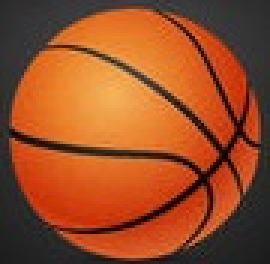
#> input picture basketball.jpg, 90 x 88 px, found by its file name (shown 3 times larger)
$ jupyter execute --allow-errors Working_With_Images_4.ipynb
#> lines starting #> are read from the running program, lines starting #| are printed output that depends on the picture
Let's explore numpy arrays and images by making an image of a basketball bounce around. We'll do this by making a large black image as our background, then paste in a small image of a basketball (called a "sprite"). We will repeat this process, moving the location of the sprite to simulate a ball bouncing off the edges of the black background.

We will start by mounting our dataset of images and video.

[cell 1]
from google.colab import drive
#import matplotlib.pyplot as plt
from IPython import display
import cv2
from google.colab.patches import cv2_imshow
drive.mount('/content/drive')

Next we will load the image we will use as our sprite, and resize it so it's small enough to fit in our display.

TO DO AND NOTICE:
1. Change the size of the sprite (spriteX,spriteY).
2. Use an image of plankton instead of the image of the basketball. You can find images of plankton in the "/content/drive/MyDrive/SCIP_DATA/Images/TEST_IMAGE/" directory.

[cell 2]
import random
import numpy as np

spriteX=50; spriteY=50

##################################### IMAGE STUFF ######################################
print('start program')

#loading image
ball = r'/content/drive/MyDrive/SCIP_DATA/Images/basketball.jpg'
colorIM = cv2.imread(ball) #Read the colored image
#> colorIM is the input picture: shape (88, 90, 3); mean B, G, R 38.1, 77.2, 151.8
print('colorIM shape',colorIM.shape)
#| colorIM shape (88, 90, 3)
spriteIM=cv2.resize(colorIM,(spriteX,spriteY))
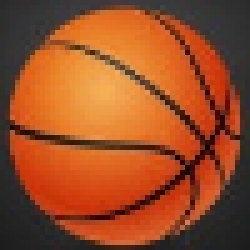
#> spriteIM: shape (50, 50, 3) (shown 5 times larger); mean B, G, R 38, 77.1, 151.7
cv2_imshow(colorIM)
cv2_imshow(spriteIM)

Now we will create the background as a large two-dimensional array, where each cell of the array represents the brighness of a pixel, with 0=black, 255=white, and every value in between (1-254) shades of gray. Then we will paste the sprite into the image by copying the sprite image, pixel by pixel, into the background array at location x0,y0.

TO DO AND NOTICE:
3.   Print the size of displayIM[y0:y0+spriteY,x0:x0+spriteX,:] and the size of spriteIM  using the foo.shape  command (where foo is the array). Notice that they are both the same.
4.  What happens if the they are different, for example by adding 1 to the width, as in displayIM[y0:y0+spriteY+1,x0:x0+spriteX,:] = spriteIM
5. Change the code so any image of any size can be inserted. Hint: Before you insert the image, determine the size with foo.shape.
6. Make the background white.
7. Make the background green.
8. Make the background blue.

[cell 3]
import matplotlib.image as mpimg
from matplotlib.pyplot import imshow

xRez=500; yRez=300; COLOR_CHANNELS=3  # black background dimensions
x0=250; y0=150;   # location of sprite in background

# create black background
displayIM=np.zeros((yRez,xRez,COLOR_CHANNELS),dtype='uint8') # black display

# insert sprite into background at location spriteX,spriteY
displayIM[y0:y0+spriteY,x0:x0+spriteX,:] = spriteIM  # paste sprite image into black display
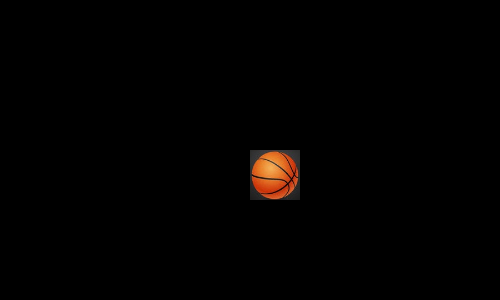
#> displayIM: shape (300, 500, 3); mean B, G, R 0.6, 1.3, 2.5
cv2_imshow(displayIM)

To animate the ball (make it look like it's moving), we will "erase" the sprite from the current location by reloading a copy of the black background,  then reload (write) the sprite into the array at a new location. BTW we reload the black background array instead of recreating it because the former is faster, although both methods will work.

TO DO AND NOTICE:
9. Notice there are four separate images displayed. Make one display that shows all four sprites on one black background.

[cell 4]
displayBlackIM=np.zeros((yRez,xRez,COLOR_CHANNELS),dtype='uint8') # black display

displayIM=np.copy(displayBlackIM) # get a copy of the black background
x0=0; y0=0; # initial location of ball
displayIM[y0:y0+spriteY,x0:x0+spriteX,:] = spriteIM  # paste sprite image into black display
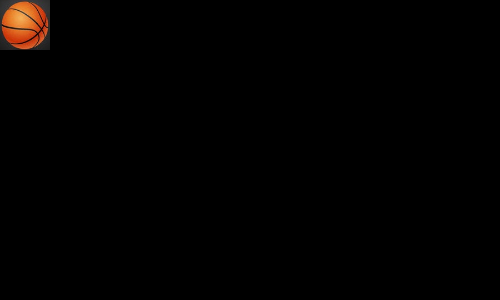
#> displayIM: shape (300, 500, 3); mean B, G, R 0.6, 1.3, 2.5
cv2_imshow(displayIM)

displayIM=np.copy(displayBlackIM) # get a copy of the black background
x0=50; y0=50; # initial location of ball
displayIM[y0:y0+spriteY,x0:x0+spriteX,:] = spriteIM  # paste sprite image into black display
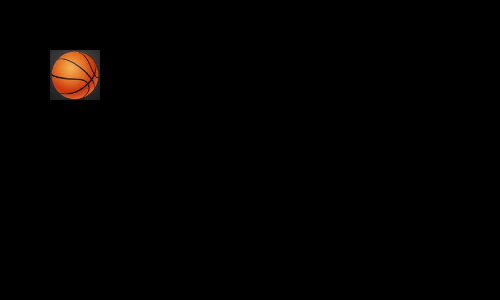
#> displayIM: shape (300, 500, 3); mean B, G, R 0.6, 1.3, 2.5
cv2_imshow(displayIM)

displayIM=np.copy(displayBlackIM) # get a copy of the black background
x0=100; y0=100; # initial location of ball
displayIM[y0:y0+spriteY,x0:x0+spriteX,:] = spriteIM  # paste sprite image into black display
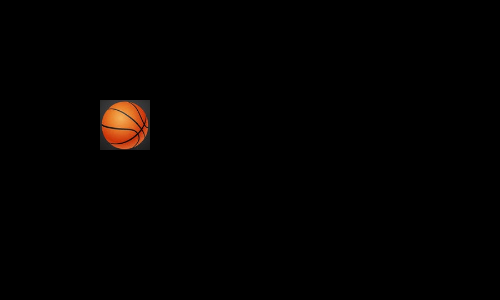
#> displayIM: shape (300, 500, 3); mean B, G, R 0.6, 1.3, 2.5
cv2_imshow(displayIM)

displayIM=np.copy(displayBlackIM) # get a copy of the black background
x0=150; y0=150; # initial location of ball
displayIM[y0:y0+spriteY,x0:x0+spriteX,:] = spriteIM  # paste sprite image into black display
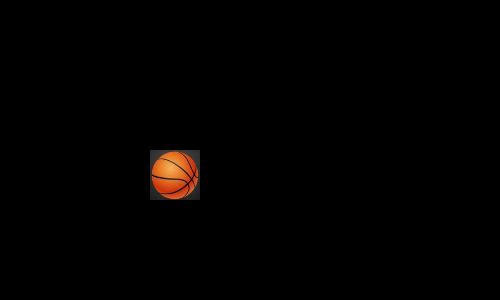
#> displayIM: shape (300, 500, 3); mean B, G, R 0.6, 1.3, 2.5
cv2_imshow(displayIM)

$ run again, with FlyEggs.jpg copied over basketball.jpg
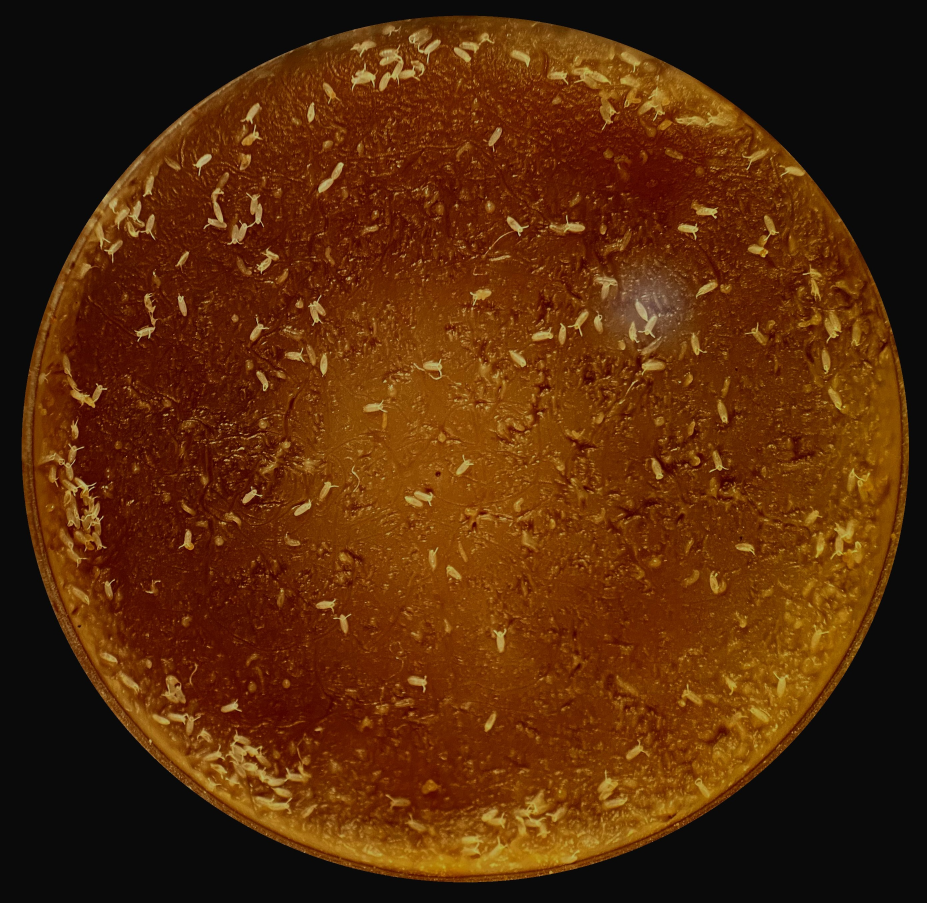
#> input picture FlyEggs.jpg, 2781 x 2709 px, found by its file name (shown at 1/3 size)
#> colorIM is the input picture: shape (2709, 2781, 3); mean B, G, R 9.5, 41.8, 85.5
#| colorIM shape (2709, 2781, 3)
#> `displayIM[y0:y0+spriteY,x0:x0+spriteX,:] = spriteIM`:
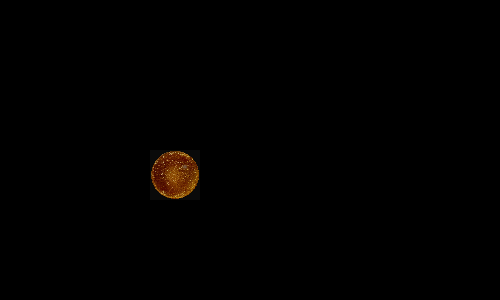
#> displayIM: shape (300, 500, 3); mean B, G, R 0.2, 0.7, 1.4

$ run again, with sudoku.jpg copied over basketball.jpg
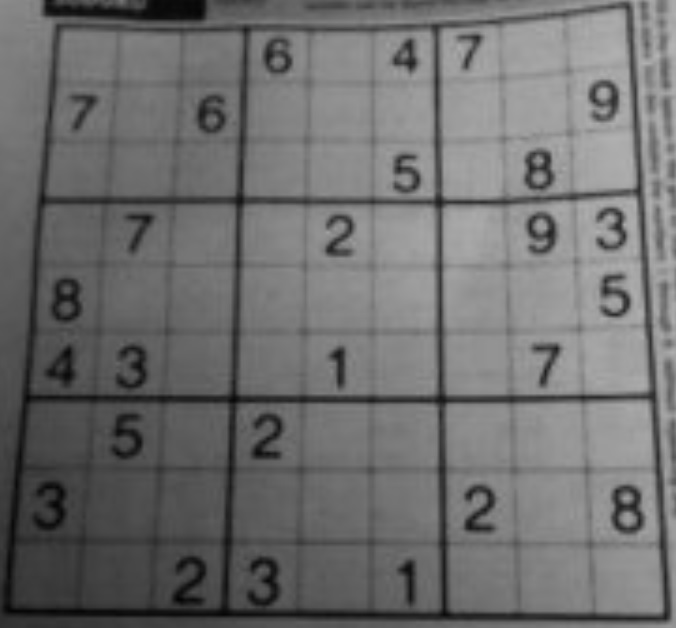
#> input picture sudoku.jpg, 676 x 628 px, found by its file name
#> colorIM is the input picture: shape (628, 676, 3); min 2, max 180, mean 110.7
#| colorIM shape (628, 676, 3)
#> `spriteIM=cv2.resize(colorIM,(spriteX,spriteY))`:
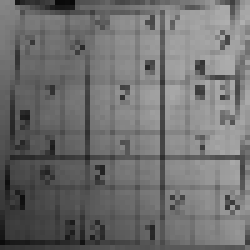
#> spriteIM: shape (50, 50, 3) (shown 5 times larger); min 8, max 175, mean 110.7
